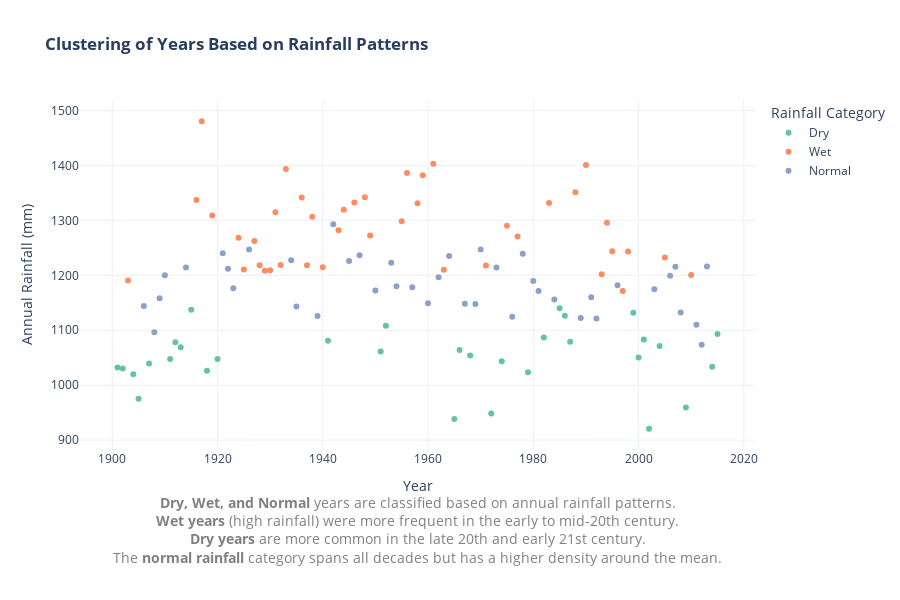

Here is the notebook cell this chart was saved with:
### Markdown cell above
Grouping Years Based on Rainfall Patterns

### Code cell
import plotly.express as px
from sklearn.cluster import KMeans
from sklearn.preprocessing import StandardScaler

# Prepare data for clustering
rainfall_features = df[['Jan-Feb', 'Mar-May', 'Jun-Sep', 'Oct-Dec', 'ANNUAL']]
scaler = StandardScaler()
scaled_features = scaler.fit_transform(rainfall_features)

# Perform k-means clustering
kmeans = KMeans(n_clusters=3, random_state=42, n_init=10)
df['Rainfall_Cluster'] = kmeans.fit_predict(scaled_features)

# Map cluster labels to categories (e.g., Dry, Normal, Wet)
cluster_labels = {0: 'Normal', 1: 'Dry', 2: 'Wet'}
df['Rainfall_Category'] = df['Rainfall_Cluster'].map(cluster_labels)

# Create scatter plot
fig = px.scatter(
    df,
    x='YEAR',
    y='ANNUAL',
    color='Rainfall_Category',
    title='<b>Clustering of Years Based on Rainfall Patterns</b>',
    labels={'YEAR': 'Year', 'ANNUAL': 'Annual Rainfall (mm)', 'Rainfall_Category': 'Rainfall Category'},
    color_discrete_sequence=px.colors.qualitative.Set2,
    hover_data={'Rainfall_Cluster': True, 'Rainfall_Category': True}
)

# Update layout for better visibility
fig.update_layout(
    template='plotly_white',
    legend_title='Rainfall Category',
    height=600, 
    width=900,   
    margin=dict(l=80, r=50, t=100, b=150)  
)

# Add subtitle 
fig.add_annotation(
    text="<b>Dry, Wet, and Normal</b> years are classified based on annual rainfall patterns.<br>"
         "<b>Wet years</b> (high rainfall) were more frequent in the early to mid-20th century.<br>"
         "<b>Dry years</b> are more common in the late 20th and early 21st century.<br>"
         "The <b>normal rainfall</b> category spans all decades but has a higher density around the mean.",
    showarrow=False,
    xref="paper",
    yref="paper",
    x=0.5,
    y=-0.34,  
    font=dict(size=14, color="gray"),
    align="center"
)

# Show plot
fig.show()

### Figure 1 — Plotly figure (JSON) as saved in the notebook; plotly's stock layout.template omitted (floating-point values rounded to 4 significant figures)
{"data": [{"customdata": [[1, "Dry"], [1, "Dry"], [1, "Dry"], [1, "Dry"], [1, "Dry"], [1, "Dry"], [1, "Dry"], [1, "Dry"], [1, "Dry"], [1, "Dry"], [1, "Dry"], [1, "Dry"], [1, "Dry"], [1, "Dry"], [1, "Dry"], [1, "Dry"], [1, "Dry"], [1, "Dry"], [1, "Dry"], [1, "Dry"], [1, "Dry"], [1, "Dry"], [1, "Dry"], [1, "Dry"], [1, "Dry"], [1, "Dry"], [1, "Dry"], [1, "Dry"], [1, "Dry"], [1, "Dry"], [1, "Dry"], [1, "Dry"]], "hovertemplate": "Rainfall Category=%{customdata[1]}<br>Year=%{x}<br>Annual Rainfall (mm)=%{y}<br>Rainfall_Cluster=%{customdata[0]}<extra></extra>", "legendgroup": "Dry", "marker": {"color": "rgb(102,194,165)", "symbol": "circle"}, "mode": "markers", "name": "Dry", "orientation": "v", "showlegend": true, "type": "scatter", "x": [1901, 1902, 1904, 1905, 1907, 1911, 1912, 1913, 1915, 1918, 1920, 1941, 1951, 1952, 1965, 1966, 1968, 1972, 1974, 1979, 1982, 1985, 1986, 1987, 1999, 2000, 2001, 2002, 2004, 2009, 2014, 2015], "xaxis": "x", "y": [1032.0, 1030.0, 1020.0, 975.3, 1040.0, 1048.0, 1078.0, 1069.0, 1137.0, 1026.0, 1048.0, 1081.0, 1061.0, 1108.0, 938.4, 1064, 1054.0, 948.5, 1044.0, 1023.0, 1087.0, 1140, 1127.0, 1079.0, 1132, 1050.0, 1083.0, 920.8, 1071.0, 959.3, 1034.0, 1093.0], "yaxis": "y"}, {"customdata": [[2, "Wet"], [2, "Wet"], [2, "Wet"], [2, "Wet"], [2, "Wet"], [2, "Wet"], [2, "Wet"], [2, "Wet"], [2, "Wet"], [2, "Wet"], [2, "Wet"], [2, "Wet"], [2, "Wet"], [2, "Wet"], [2, "Wet"], [2, "Wet"], [2, "Wet"], [2, "Wet"], [2, "Wet"], [2, "Wet"], [2, "Wet"], [2, "Wet"], [2, "Wet"], [2, "Wet"], [2, "Wet"], [2, "Wet"], [2, "Wet"], [2, "Wet"], [2, "Wet"], [2, "Wet"], [2, "Wet"], [2, "Wet"], [2, "Wet"], [2, "Wet"], [2, "Wet"], [2, "Wet"], [2, "Wet"], [2, "Wet"], [2, "Wet"], [2, "Wet"], [2, "Wet"]], "hovertemplate": "Rainfall Category=%{customdata[1]}<br>Year=%{x}<br>Annual Rainfall (mm)=%{y}<br>Rainfall_Cluster=%{customdata[0]}<extra></extra>", "legendgroup": "Wet", "marker": {"color": "rgb(252,141,98)", "symbol": "circle"}, "mode": "markers", "name": "Wet", "orientation": "v", "showlegend": true, "type": "scatter", "x": [1903, 1916, 1917, 1919, 1924, 1925, 1927, 1928, 1929, 1930, 1931, 1932, 1933, 1936, 1937, 1938, 1940, 1943, 1944, 1946, 1948, 1949, 1955, 1956, 1958, 1959, 1961, 1963, 1971, 1975, 1977, 1983, 1988, 1990, 1993, 1994, 1995, 1997, 1998, 2005, 2010], "xaxis": "x", "y": [1190.0, 1337.0, 1480.0, 1309.0, 1268.0, 1210.0, 1263.0, 1218.0, 1208.0, 1209.0, 1315.0, 1219.0, 1394.0, 1342.0, 1218.0, 1307.0, 1215.0, 1282.0, 1319.0, 1333.0, 1342.0, 1272.0, 1298.0, 1386.0, 1331, 1382.0, 1403, 1210.0, 1218, 1290.0, 1270.0, 1332.0, 1351, 1401.0, 1202.0, 1296.0, 1244.0, 1171.0, 1244.0, 1232.0, 1200.0], "yaxis": "y"}, {"customdata": [[0, "Normal"], [0, "Normal"], [0, "Normal"], [0, "Normal"], [0, "Normal"], [0, "Normal"], [0, "Normal"], [0, "Normal"], [0, "Normal"], [0, "Normal"], [0, "Normal"], [0, "Normal"], [0, "Normal"], [0, "Normal"], [0, "Normal"], [0, "Normal"], [0, "Normal"], [0, "Normal"], [0, "Normal"], [0, "Normal"], [0, "Normal"], [0, "Normal"], [0, "Normal"], [0, "Normal"], [0, "Normal"], [0, "Normal"], [0, "Normal"], [0, "Normal"], [0, "Normal"], [0, "Normal"], [0, "Normal"], [0, "Normal"], [0, "Normal"], [0, "Normal"], [0, "Normal"], [0, "Normal"], [0, "Normal"], [0, "Normal"], [0, "Normal"], [0, "Normal"], [0, "Normal"], [0, "Normal"]], "hovertemplate": "Rainfall Category=%{customdata[1]}<br>Year=%{x}<br>Annual Rainfall (mm)=%{y}<br>Rainfall_Cluster=%{customdata[0]}<extra></extra>", "legendgroup": "Normal", "marker": {"color": "rgb(141,160,203)", "symbol": "circle"}, "mode": "markers", "name": "Normal", "orientation": "v", "showlegend": true, "type": "scatter", "x": [1906, 1908, 1909, 1910, 1914, 1921, 1922, 1923, 1926, 1934, 1935, 1939, 1942, 1945, 1947, 1950, 1953, 1954, 1957, 1960, 1962, 1964, 1967, 1969, 1970, 1973, 1976, 1978, 1980, 1981, 1984, 1989, 1991, 1992, 1996, 2003, 2006, 2007, 2008, 2011, 2012, 2013], "xaxis": "x", "y": [1144.0, 1097.0, 1158.0, 1200.0, 1214.0, 1240.0, 1212.0, 1176.0, 1247.0, 1228.0, 1143.0, 1126.0, 1293.0, 1226.0, 1237.0, 1172.0, 1223.0, 1180.0, 1178.0, 1149, 1196.0, 1235.0, 1148.0, 1148.0, 1247, 1214, 1125.0, 1239.0, 1190.0, 1172.0, 1156.0, 1122.0, 1160.0, 1121.0, 1182.0, 1174.0, 1199.0, 1216.0, 1132.0, 1110.0, 1074.0, 1216.0], "yaxis": "y"}], "layout": {"annotations": [{"align": "center", "font": {"color": "gray", "size": 14}, "showarrow": false, "text": "<b>Dry, Wet, and Normal</b> years are classified based on annual rainfall patterns.<br><b>Wet years</b> (high rainfall) were more frequent in the early to mid-20th century.<br><b>Dry years</b> are more common in the late 20th and early 21st century.<br>The <b>normal rainfall</b> category spans all decades but has a higher density around the mean.", "x": 0.5, "xref": "paper", "y": -0.34, "yref": "paper"}], "height": 600, "legend": {"title": {"text": "Rainfall Category"}, "tracegroupgap": 0}, "margin": {"b": 150, "l": 80, "r": 50, "t": 100}, "title": {"text": "<b>Clustering of Years Based on Rainfall Patterns</b>"}, "width": 900, "xaxis": {"anchor": "y", "domain": [0, 1], "title": {"text": "Year"}}, "yaxis": {"anchor": "x", "domain": [0, 1], "title": {"text": "Annual Rainfall (mm)"}}}}
